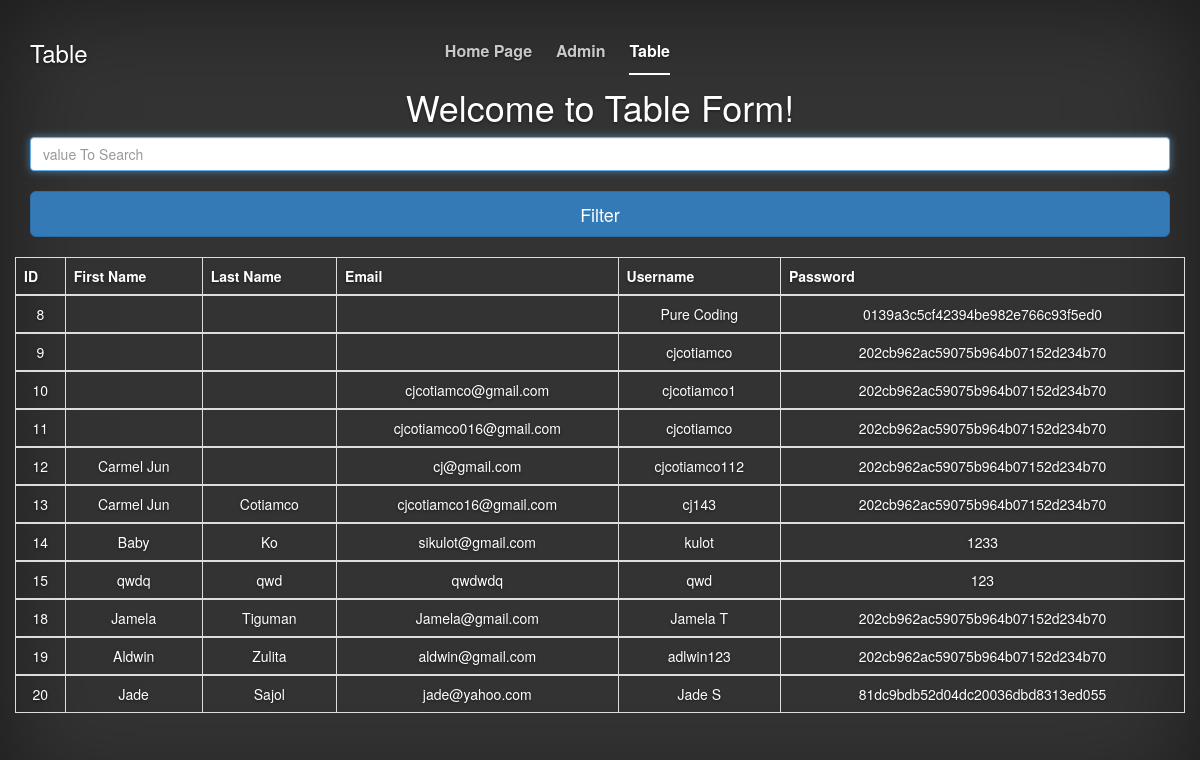
The page /tableform.php on the database its author committed.
### tables this page shows
CREATE TABLE `users` (
  `id` int(11) NOT NULL,
  `fname` varchar(20) NOT NULL,
  `lname` varchar(20) NOT NULL,
  `email` varchar(30) NOT NULL,
  `username` varchar(255) NOT NULL,
  `password` varchar(255) NOT NULL
);

### tableform.php (the view, shortened to what this page needs)
<?php
if(isset($_POST['search']))
{
	$valueToSearch = $_POST['valueToSearch'];
	$query = "SELECT * FROM users where CONCAT(id, fname, lname, email, username) LIKE '%".$valueToSearch."%'";
	$search_result = filterTable($query);
}else{
	$query = "SELECT * FROM users";
	$search_result = filterTable($query);
}
function filterTable($query)
{
	$connect = mysqli_connect("localhost", "root", "", "login_register_pure_coding");
	$filter_Result = mysqli_query($connect, $query);
	return $filter_Result;
}
?>
<!DOCTYPE html>
<html>
<head>
    <link href="css/bootstrap.min.css" rel="stylesheet">
    <link href="css/signin.css" rel="stylesheet">
    <link href="css/cover.css" rel="stylesheet">
  </head>
<body>
		<div class="site-wrapper">
      <div class="site-wrapper-inner">
	<div class="masthead clearfix">
            <div class="inner">
              <h3 class="masthead-brand">Table</h3>
              <nav>
                <ul class="nav masthead-nav">
                  <li><a href="HomePage.php">Home Page</a></li>
                  <li><a href="admin.php">Admin</a></li>
                  <li class="active"><a href="#">Table</a></li>
                </ul>
              </nav>
            </div>
          </div>
	<h1 class="cover-heading">Welcome to Table Form!</h1>
	<div class="container">
	<form action="tableform.php" method="post">
		<input type="text" name="valueToSearch" class="textInput form-control" placeholder="value To Search" autofocus>
		<br>
		<button class="btn btn-lg btn-primary btn-block" type="submit" name="search">Filter</button>
		<br>
		<div class="row">
		<table class="table table-bordered">
			<thead>
			<tr>
				<th>ID</th>
				<th>First Name</th>
				<th>Last Name</th>
				<th>Email</th>
				<th>Username</th>
				<th>Password</th>
			</tr>
			</thead>
			<?php while($row = mysqli_fetch_array($search_result)):?>
			<tbody>
			<tr>
				<td><?php echo $row['id'];?></td>
				<td><?php echo $row['fname'];?></td>
				<td><?php echo $row['lname'];?></td>
				<td><?php echo $row['email'];?></td>
				<td><?php echo $row['username'];?></td>
				<td><?php echo $row['password'];?></td>
			</tr>
			<?php endwhile;?>
			</tbody>
		</table>
	</div>
	</form>
</div>
</div>
</div>
</body>
</html>

### css/cover.css (style rules this page uses)
a, a:focus, a:hover { color: #fff; }
html, body { height: 100%; background-color: #333; }
body { color: #fff; text-align: center; text-shadow: 0 1px 3px rgba(0,0,0,.5); }
.site-wrapper { display: table; width: 100%; height: 100%; min-height: 100%; -webkit-box-shadow: inset 0 0 100px rgba(0,0,0,.5); box-shadow: inset 0 0 100px rgba(0,0,0,.5); }
.site-wrapper-inner { display: table-cell; vertical-align: top; }
.inner { padding: 30px; }
.masthead-brand { margin-top: 10px; margin-bottom: 10px; }
.masthead-nav > li { display: inline-block; }
.masthead-nav > li + li { margin-left: 20px; }
.masthead-nav > li > a { padding-right: 0; padding-left: 0; font-size: 16px; font-weight: bold; color: #fff; color: rgba(255,255,255,.75); border-bottom: 2px solid transparent; }
.masthead-nav > .active > a, .masthead-nav > .active > a:hover, .masthead-nav > .active > a:focus { color: #fff; border-bottom-color: #fff; }
@media (min-width: 768px) { .masthead-brand { float: left; } }
@media (min-width: 768px) { .masthead-nav { float: right; } }
@media (min-width: 768px) { .masthead { position: fixed; top: 0; } }
@media (min-width: 768px) { .site-wrapper-inner { vertical-align: middle; } }
@media (min-width: 768px) { .masthead, .mastfoot, .cover-container { width: 100%; } }
@media (min-width: 992px) { .masthead, .mastfoot, .cover-container { width: 700px; } }

### rows shown on the page
users: id "8", username "Pure Coding", password "0139a3c5cf42394be982e766c93f5ed0"
users: id "9", username "cjcotiamco", password "202cb962ac59075b964b07152d234b70"
users: id "10", email "cjcotiamco@gmail.com", username "cjcotiamco1", password "202cb962ac59075b964b07152d234b70"
users: id "11", email "cjcotiamco016@gmail.com", username "cjcotiamco", password "202cb962ac59075b964b07152d234b70"
users: id "12", fname "Carmel Jun", email "cj@gmail.com", username "cjcotiamco112", password "202cb962ac59075b964b07152d234b70"
users: id "13", fname "Carmel Jun", lname "Cotiamco", email "cjcotiamco16@gmail.com", username "cj143", password "202cb962ac59075b964b07152d234b70"
users: id "14", fname "Baby", lname "Ko", email "sikulot@gmail.com", username "kulot", password "1233"
users: id "15", fname "qwdq", lname "qwd", email "qwdwdq", username "qwd", password "123"
users: id "18", fname "Jamela", lname "Tiguman", email "Jamela@gmail.com", username "Jamela T", password "202cb962ac59075b964b07152d234b70"
users: id "19", fname "Aldwin", lname "Zulita", email "aldwin@gmail.com", username "adlwin123", password "202cb962ac59075b964b07152d234b70"
users: id "20", fname "Jade", lname "Sajol", email "jade@yahoo.com", username "Jade S", password "81dc9bdb52d04dc20036dbd8313ed055"
